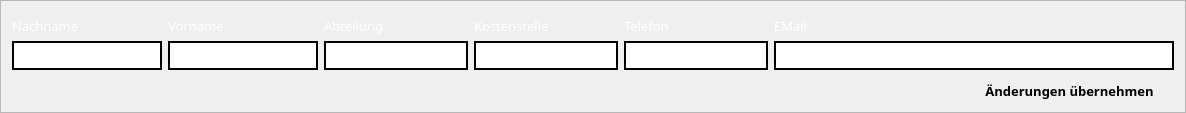
    <widget class="QFrame" name="frame_2">
     <property name="frameShape">
      <enum>QFrame::StyledPanel</enum>
     </property>
     <property name="frameShadow">
      <enum>QFrame::Sunken</enum>
     </property>
     <layout class="QVBoxLayout" name="verticalLayout_14">
      <item>
       <layout class="QVBoxLayout" name="verticalLayout_4">
        <item>
         <layout class="QGridLayout" name="gridLayout">
          <item row="2" column="5">
           <widget class="QLineEdit" name="l_Telefon">
            <property name="font">
             <font>
              <family>Arial Rounded MT Bold</family>
              <pointsize>12</pointsize>
             </font>
            </property>
            <property name="styleSheet">
             <string notr="true">QLineEdit{
background-color:rgb(255, 255, 255);
border-style:solid;
border-width:2px;
border-color: qlineargradient(x1: 0, y1: 0, x2: 0, y2: 1,
                     stop: 0 #c8def3, stop: 0.4 #8daac4,
                     stop: 0.5 #5085b5, stop: 1.0 #226eb3);
}
QLineEdit:hover{
background-color:rgb(255, 255, 255);
border-style:solid;
border-width:2px;
border-color: qlineargradient(x1: 0, y1: 0, x2: 0, y2: 1,
                     stop: 0 #6798c7, stop: 0.4 #6fa3d6,
                     stop: 0.5 #79aee2, stop: 1.0 #c8def3);
}</string>
            </property>
           </widget>
          </item>
          <item row="1" column="3">
           <widget class="QLabel" name="label_9">
            <property name="font">
             <font>
              <family>VW Head CarUI</family>
              <pointsize>10</pointsize>
              <weight>50</weight>
              <bold>false</bold>
             </font>
            </property>
            <property name="styleSheet">
             <string notr="true">color:rgb(255,255,255)</string>
            </property>
            <property name="text">
             <string>Abteilung</string>
            </property>
           </widget>
          </item>
          <item row="1" column="5">
           <widget class="QLabel" name="label_11">
            <property name="font">
             <font>
              <family>VW Head CarUI</family>
              <pointsize>10</pointsize>
              <weight>50</weight>
              <bold>false</bold>
             </font>
            </property>
            <property name="styleSheet">
             <string notr="true">color:rgb(255,255,255)</string>
            </property>
            <property name="text">
             <string>Telefon</string>
            </property>
           </widget>
          </item>
          <item row="2" column="1">
           <widget class="QLineEdit" name="l_Vorname">
            <property name="minimumSize">
             <size>
              <width>150</width>
              <height>0</height>
             </size>
            </property>
            <property name="font">
             <font>
              <family>Arial Rounded MT Bold</family>
              <pointsize>12</pointsize>
             </font>
            </property>
            <property name="styleSheet">
             <string notr="true">QLineEdit{
background-color:rgb(255, 255, 255);
border-style:solid;
border-width:2px;
border-color: qlineargradient(x1: 0, y1: 0, x2: 0, y2: 1,
                     stop: 0 #c8def3, stop: 0.4 #8daac4,
                     stop: 0.5 #5085b5, stop: 1.0 #226eb3);
}
QLineEdit:hover{
background-color:rgb(255, 255, 255);
border-style:solid;
border-width:2px;
border-color: qlineargradient(x1: 0, y1: 0, x2: 0, y2: 1,
                     stop: 0 #6798c7, stop: 0.4 #6fa3d6,
                     stop: 0.5 #79aee2, stop: 1.0 #c8def3);
}</string>
            </property>
           </widget>
          </item>
          <item row="2" column="4">
           <widget class="QLineEdit" name="l_Kostenstelle">
            <property name="minimumSize">
             <size>
              <width>100</width>
              <height>0</height>
             </size>
            </property>
            <property name="font">
             <font>
              <family>Arial Rounded MT Bold</family>
              <pointsize>12</pointsize>
             </font>
            </property>
            <property name="styleSheet">
             <string notr="true">QLineEdit{
background-color:rgb(255, 255, 255);
border-style:solid;
border-width:2px;
border-color: qlineargradient(x1: 0, y1: 0, x2: 0, y2: 1,
                     stop: 0 #c8def3, stop: 0.4 #8daac4,
                     stop: 0.5 #5085b5, stop: 1.0 #226eb3);
}
QLineEdit:hover{
background-color:rgb(255, 255, 255);
border-style:solid;
border-width:2px;
border-color: qlineargradient(x1: 0, y1: 0, x2: 0, y2: 1,
                     stop: 0 #6798c7, stop: 0.4 #6fa3d6,
                     stop: 0.5 #79aee2, stop: 1.0 #c8def3);
}</string>
            </property>
           </widget>
          </item>
          <item row="1" column="0">
           <widget class="QLabel" name="label_7">
            <property name="font">
             <font>
              <family>VW Head CarUI</family>
              <pointsize>10</pointsize>
              <weight>50</weight>
              <bold>false</bold>
             </font>
            </property>
            <property name="styleSheet">
             <string notr="true">color:rgb(255,255,255)</string>
            </property>
            <property name="text">
             <string>Nachname</string>
            </property>
           </widget>
          </item>
          <item row="2" column="3">
           <widget class="QLineEdit" name="l_Abteilung">
            <property name="minimumSize">
             <size>
              <width>100</width>
              <height>0</height>
             </size>
            </property>
            <property name="font">
             <font>
              <family>Arial Rounded MT Bold</family>
              <pointsize>12</pointsize>
             </font>
            </property>
            <property name="styleSheet">
             <string notr="true">QLineEdit{
background-color:rgb(255, 255, 255);
border-style:solid;
border-width:2px;
border-color: qlineargradient(x1: 0, y1: 0, x2: 0, y2: 1,
                     stop: 0 #c8def3, stop: 0.4 #8daac4,
                     stop: 0.5 #5085b5, stop: 1.0 #226eb3);
}
QLineEdit:hover{
background-color:rgb(255, 255, 255);
border-style:solid;
border-width:2px;
border-color: qlineargradient(x1: 0, y1: 0, x2: 0, y2: 1,
                     stop: 0 #6798c7, stop: 0.4 #6fa3d6,
                     stop: 0.5 #79aee2, stop: 1.0 #c8def3);
}</string>
            </property>
           </widget>
          </item>
          <item row="2" column="0">
           <widget class="QLineEdit" name="l_Nachname">
            <property name="minimumSize">
             <size>
              <width>150</width>
              <height>0</height>
             </size>
            </property>
            <property name="font">
             <font>
              <family>Arial Rounded MT Bold</family>
              <pointsize>12</pointsize>
             </font>
            </property>
            <property name="styleSheet">
             <string notr="true">QLineEdit{
background-color:rgb(255, 255, 255);
border-style:solid;
border-width:2px;
border-color: qlineargradient(x1: 0, y1: 0, x2: 0, y2: 1,
                     stop: 0 #c8def3, stop: 0.4 #8daac4,
                     stop: 0.5 #5085b5, stop: 1.0 #226eb3);
}
QLineEdit:hover{
background-color:rgb(255, 255, 255);
border-style:solid;
border-width:2px;
border-color: qlineargradient(x1: 0, y1: 0, x2: 0, y2: 1,
                     stop: 0 #6798c7, stop: 0.4 #6fa3d6,
                     stop: 0.5 #79aee2, stop: 1.0 #c8def3);
}</string>
            </property>
           </widget>
          </item>
          <item row="1" column="6">
           <widget class="QLabel" name="label_12">
            <property name="font">
             <font>
              <family>VW Head CarUI</family>
              <pointsize>10</pointsize>
              <weight>50</weight>
              <bold>false</bold>
             </font>
            </property>
            <property name="styleSheet">
             <string notr="true">color:rgb(255,255,255)</string>
            </property>
            <property name="text">
             <string>EMail</string>
            </property>
           </widget>
          </item>
          <item row="2" column="6">
           <widget class="QLineEdit" name="l_Email">
            <property name="minimumSize">
             <size>
              <width>400</width>
              <height>0</height>
             </size>
            </property>
            <property name="font">
             <font>
              <family>Arial Rounded MT Bold</family>
              <pointsize>12</pointsize>
             </font>
            </property>
            <property name="styleSheet">
             <string notr="true">QLineEdit{
background-color:rgb(255, 255, 255);
border-style:solid;
border-width:2px;
border-color: qlineargradient(x1: 0, y1: 0, x2: 0, y2: 1,
                     stop: 0 #c8def3, stop: 0.4 #8daac4,
                     stop: 0.5 #5085b5, stop: 1.0 #226eb3);
}
QLineEdit:hover{
background-color:rgb(255, 255, 255);
border-style:solid;
border-width:2px;
border-color: qlineargradient(x1: 0, y1: 0, x2: 0, y2: 1,
                     stop: 0 #6798c7, stop: 0.4 #6fa3d6,
                     stop: 0.5 #79aee2, stop: 1.0 #c8def3);
}</string>
            </property>
           </widget>
          </item>
          <item row="1" column="4">
           <widget class="QLabel" name="label_10">
            <property name="font">
             <font>
              <family>VW Head CarUI</family>
              <pointsize>10</pointsize>
              <weight>50</weight>
              <bold>false</bold>
             </font>
            </property>
            <property name="styleSheet">
             <string notr="true">color:rgb(255,255,255)</string>
            </property>
            <property name="text">
             <string>Kostenstelle</string>
            </property>
           </widget>
          </item>
          <item row="1" column="1">
           <widget class="QLabel" name="label_8">
            <property name="font">
             <font>
              <family>VW Head CarUI</family>
              <pointsize>10</pointsize>
              <weight>50</weight>
              <bold>false</bold>
             </font>
            </property>
            <property name="styleSheet">
             <string notr="true">color:rgb(255,255,255)</string>
            </property>
            <property name="text">
             <string>Vorname</string>
            </property>
           </widget>
          </item>
          <item row="0" column="4">
           <spacer name="verticalSpacer_11">
            <property name="orientation">
             <enum>Qt::Vertical</enum>
            </property>
            <property name="sizeType">
             <enum>QSizePolicy::Fixed</enum>
            </property>
            <property name="sizeHint" stdset="0">
             <size>
              <width>20</width>
              <height>5</height>
             </size>
            </property>
           </spacer>
          </item>
         </layout>
        </item>
        <item>
         <spacer name="verticalSpacer_12">
          <property name="orientation">
           <enum>Qt::Vertical</enum>
          </property>
          <property name="sizeType">
           <enum>QSizePolicy::Fixed</enum>
          </property>
          <property name="sizeHint" stdset="0">
           <size>
            <width>20</width>
            <height>5</height>
           </size>
          </property>
         </spacer>
        </item>
        <item>
         <layout class="QHBoxLayout" name="horizontalLayout_2">
          <item>
           <spacer name="horizontalSpacer_8">
            <property name="orientation">
             <enum>Qt::Horizontal</enum>
            </property>
            <property name="sizeHint" stdset="0">
             <size>
              <width>40</width>
              <height>20</height>
             </size>
            </property>
           </spacer>
          </item>
          <item>
           <widget class="QPushButton" name="callChange">
            <property name="font">
             <font>
              <family>Arial Rounded MT Bold</family>
              <pointsize>10</pointsize>
              <weight>75</weight>
              <bold>true</bold>
             </font>
            </property>
            <property name="styleSheet">
             <string notr="true">QPushButton{
background: qlineargradient(x1: 0, y1: 0, x2: 0, y2: 1,
                     stop: 0 #c8def3, stop: 0.4 #79aee2,
                     stop: 0.5 #6fa3d6, stop: 1.0 #6798c7);
color:rgb(0, 0, 0);
border-style:outset;
}
QPushButton:hover{
background: qlineargradient(x1: 0, y1: 0, x2: 0, y2: 1,
                     stop: 0 #6798c7, stop: 0.4 #6fa3d6,
                     stop: 0.5 #79aee2, stop: 1.0 #c8def3);
border-style:outset;
border-width:3px;
border-color:rgb(46, 87, 143);
}
QPushButton:pressed{
background-color: rgb(200, 222, 243);
border-style:inset;
}
</string>
            </property>
            <property name="text">
             <string>Änderungen übernehmen</string>
            </property>
           </widget>
          </item>
          <item>
           <spacer name="horizontalSpacer_9">
            <property name="orientation">
             <enum>Qt::Horizontal</enum>
            </property>
            <property name="sizeType">
             <enum>QSizePolicy::Fixed</enum>
            </property>
            <property name="sizeHint" stdset="0">
             <size>
              <width>20</width>
              <height>20</height>
             </size>
            </property>
           </spacer>
          </item>
         </layout>
        </item>
       </layout>
      </item>
     </layout>
    </widget>
